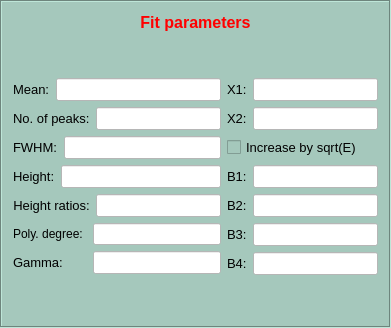
         <widget class="QFrame" name="frame_5">
          <property name="sizePolicy">
           <sizepolicy hsizetype="Preferred" vsizetype="Preferred">
            <horstretch>0</horstretch>
            <verstretch>0</verstretch>
           </sizepolicy>
          </property>
          <property name="maximumSize">
           <size>
            <width>16777215</width>
            <height>16777215</height>
           </size>
          </property>
          <property name="styleSheet">
           <string notr="true">background-color: rgb(165, 200, 188);</string>
          </property>
          <property name="frameShape">
           <enum>QFrame::Box</enum>
          </property>
          <property name="frameShadow">
           <enum>QFrame::Sunken</enum>
          </property>
          <layout class="QGridLayout" name="gridLayout_84">
           <item row="1" column="0">
            <spacer name="verticalSpacer_3">
             <property name="orientation">
              <enum>Qt::Vertical</enum>
             </property>
             <property name="sizeHint" stdset="0">
              <size>
               <width>20</width>
               <height>40</height>
              </size>
             </property>
            </spacer>
           </item>
           <item row="0" column="0">
            <layout class="QGridLayout" name="gridLayout_81">
             <item row="2" column="0">
              <layout class="QGridLayout" name="gridLayout_29">
               <item row="0" column="0">
                <layout class="QGridLayout" name="gridLayout_21">
                 <item row="0" column="0">
                  <widget class="QLabel" name="label_8">
                   <property name="font">
                    <font>
                     <pointsize>10</pointsize>
                    </font>
                   </property>
                   <property name="text">
                    <string>Mean:</string>
                   </property>
                  </widget>
                 </item>
                 <item row="0" column="1">
                  <widget class="QLineEdit" name="edit_mean">
                   <property name="font">
                    <font>
                     <pointsize>10</pointsize>
                    </font>
                   </property>
                   <property name="styleSheet">
                    <string notr="true">background-color: rgb(255, 255, 255);</string>
                   </property>
                  </widget>
                 </item>
                </layout>
               </item>
               <item row="5" column="1">
                <layout class="QGridLayout" name="gridLayout_16">
                 <item row="0" column="0">
                  <widget class="QLabel" name="label_14">
                   <property name="font">
                    <font>
                     <pointsize>10</pointsize>
                    </font>
                   </property>
                   <property name="text">
                    <string>B2:</string>
                   </property>
                  </widget>
                 </item>
                 <item row="0" column="1">
                  <widget class="QLineEdit" name="edit_B2">
                   <property name="font">
                    <font>
                     <pointsize>10</pointsize>
                    </font>
                   </property>
                   <property name="styleSheet">
                    <string notr="true">background-color: rgb(255, 255, 255);</string>
                   </property>
                  </widget>
                 </item>
                </layout>
               </item>
               <item row="2" column="0">
                <layout class="QGridLayout" name="gridLayout_22">
                 <item row="0" column="0">
                  <widget class="QLabel" name="label_9">
                   <property name="font">
                    <font>
                     <pointsize>10</pointsize>
                    </font>
                   </property>
                   <property name="text">
                    <string>FWHM:</string>
                   </property>
                  </widget>
                 </item>
                 <item row="0" column="1">
                  <widget class="QLineEdit" name="edit_fwhm">
                   <property name="font">
                    <font>
                     <pointsize>10</pointsize>
                    </font>
                   </property>
                   <property name="styleSheet">
                    <string notr="true">background-color: rgb(255, 255, 255);</string>
                   </property>
                  </widget>
                 </item>
                </layout>
               </item>
               <item row="4" column="0">
                <layout class="QGridLayout" name="gridLayout_24">
                 <item row="0" column="0">
                  <widget class="QLabel" name="label_11">
                   <property name="font">
                    <font>
                     <pointsize>10</pointsize>
                    </font>
                   </property>
                   <property name="text">
                    <string>Height:</string>
                   </property>
                  </widget>
                 </item>
                 <item row="0" column="1">
                  <widget class="QLineEdit" name="edit_height">
                   <property name="font">
                    <font>
                     <pointsize>10</pointsize>
                    </font>
                   </property>
                   <property name="styleSheet">
                    <string notr="true">background-color: rgb(255, 255, 255);</string>
                   </property>
                  </widget>
                 </item>
                </layout>
               </item>
               <item row="4" column="1">
                <layout class="QGridLayout" name="gridLayout_15">
                 <item row="0" column="0">
                  <widget class="QLabel" name="label_13">
                   <property name="font">
                    <font>
                     <pointsize>10</pointsize>
                    </font>
                   </property>
                   <property name="text">
                    <string>B1:</string>
                   </property>
                  </widget>
                 </item>
                 <item row="0" column="1">
                  <widget class="QLineEdit" name="edit_B1">
                   <property name="font">
                    <font>
                     <pointsize>10</pointsize>
                    </font>
                   </property>
                   <property name="styleSheet">
                    <string notr="true">background-color: rgb(255, 255, 255);</string>
                   </property>
                  </widget>
                 </item>
                </layout>
               </item>
               <item row="5" column="0">
                <layout class="QGridLayout" name="gridLayout_25">
                 <item row="0" column="0">
                  <widget class="QLabel" name="label_12">
                   <property name="font">
                    <font>
                     <pointsize>10</pointsize>
                    </font>
                   </property>
                   <property name="text">
                    <string>&lt;html&gt;&lt;head/&gt;&lt;body&gt;&lt;p&gt;Height ratios:&lt;/p&gt;&lt;/body&gt;&lt;/html&gt;</string>
                   </property>
                   <property name="alignment">
                    <set>Qt::AlignCenter</set>
                   </property>
                  </widget>
                 </item>
                 <item row="0" column="1">
                  <widget class="QLineEdit" name="edit_height_ratios">
                   <property name="font">
                    <font>
                     <pointsize>10</pointsize>
                    </font>
                   </property>
                   <property name="styleSheet">
                    <string notr="true">background-color: rgb(255, 255, 255);</string>
                   </property>
                  </widget>
                 </item>
                </layout>
               </item>
               <item row="0" column="1">
                <layout class="QGridLayout" name="gridLayout_13">
                 <item row="0" column="0">
                  <widget class="QLabel" name="label_6">
                   <property name="font">
                    <font>
                     <pointsize>10</pointsize>
                    </font>
                   </property>
                   <property name="text">
                    <string>X1:</string>
                   </property>
                  </widget>
                 </item>
                 <item row="0" column="1">
                  <widget class="QLineEdit" name="edit_x1">
                   <property name="enabled">
                    <bool>true</bool>
                   </property>
                   <property name="font">
                    <font>
                     <pointsize>10</pointsize>
                    </font>
                   </property>
                   <property name="styleSheet">
                    <string notr="true">background-color: rgb(255, 255, 255);</string>
                   </property>
                  </widget>
                 </item>
                </layout>
               </item>
               <item row="1" column="0">
                <layout class="QGridLayout" name="gridLayout_23">
                 <item row="0" column="0">
                  <widget class="QLabel" name="label_10">
                   <property name="font">
                    <font>
                     <pointsize>10</pointsize>
                    </font>
                   </property>
                   <property name="text">
                    <string>No. of peaks:</string>
                   </property>
                  </widget>
                 </item>
                 <item row="0" column="1">
                  <widget class="QLineEdit" name="edit_no_peaks">
                   <property name="font">
                    <font>
                     <pointsize>10</pointsize>
                    </font>
                   </property>
                   <property name="styleSheet">
                    <string notr="true">background-color: rgb(255, 255, 255);</string>
                   </property>
                  </widget>
                 </item>
                </layout>
               </item>
               <item row="6" column="0">
                <layout class="QGridLayout" name="gridLayout_26">
                 <item row="1" column="1">
                  <widget class="QLineEdit" name="edit_gamma">
                   <property name="font">
                    <font>
                     <pointsize>10</pointsize>
                    </font>
                   </property>
                   <property name="styleSheet">
                    <string notr="true">background-color: rgb(255, 255, 255);</string>
                   </property>
                  </widget>
                 </item>
                 <item row="1" column="0">
                  <widget class="QLabel" name="label_19">
                   <property name="font">
                    <font>
                     <pointsize>10</pointsize>
                    </font>
                   </property>
                   <property name="text">
                    <string>Gamma:</string>
                   </property>
                  </widget>
                 </item>
                 <item row="0" column="0">
                  <widget class="QLabel" name="label_21">
                   <property name="text">
                    <string>Poly. degree: </string>
                   </property>
                  </widget>
                 </item>
                 <item row="0" column="1">
                  <widget class="QLineEdit" name="lineEdit_2">
                   <property name="styleSheet">
                    <string notr="true">background-color: rgb(255, 255, 255);</string>
                   </property>
                  </widget>
                 </item>
                </layout>
               </item>
               <item row="1" column="1">
                <layout class="QGridLayout" name="gridLayout_14">
                 <item row="0" column="1">
                  <widget class="QLineEdit" name="edit_x2">
                   <property name="font">
                    <font>
                     <pointsize>10</pointsize>
                    </font>
                   </property>
                   <property name="styleSheet">
                    <string notr="true">background-color: rgb(255, 255, 255);</string>
                   </property>
                  </widget>
                 </item>
                 <item row="0" column="0">
                  <widget class="QLabel" name="label_7">
                   <property name="font">
                    <font>
                     <pointsize>10</pointsize>
                    </font>
                   </property>
                   <property name="text">
                    <string>X2:</string>
                   </property>
                  </widget>
                 </item>
                </layout>
               </item>
               <item row="2" column="1">
                <widget class="QCheckBox" name="checkBox_sqrt_E">
                 <property name="font">
                  <font>
                   <pointsize>10</pointsize>
                  </font>
                 </property>
                 <property name="text">
                  <string>Increase by sqrt(E)</string>
                 </property>
                </widget>
               </item>
               <item row="6" column="1">
                <layout class="QGridLayout" name="gridLayout_17">
                 <item row="0" column="0">
                  <widget class="QLabel" name="label_15">
                   <property name="font">
                    <font>
                     <pointsize>10</pointsize>
                    </font>
                   </property>
                   <property name="text">
                    <string>B3:</string>
                   </property>
                  </widget>
                 </item>
                 <item row="0" column="1">
                  <widget class="QLineEdit" name="edit_B3">
                   <property name="font">
                    <font>
                     <pointsize>10</pointsize>
                    </font>
                   </property>
                   <property name="styleSheet">
                    <string notr="true">background-color: rgb(255, 255, 255);</string>
                   </property>
                  </widget>
                 </item>
                 <item row="1" column="0" colspan="2">
                  <layout class="QGridLayout" name="gridLayout_18">
                   <item row="0" column="0">
                    <widget class="QLabel" name="label_16">
                     <property name="font">
                      <font>
                       <pointsize>10</pointsize>
                      </font>
                     </property>
                     <property name="text">
                      <string>B4:</string>
                     </property>
                    </widget>
                   </item>
                   <item row="0" column="1">
                    <widget class="QLineEdit" name="edit_B4">
                     <property name="font">
                      <font>
                       <pointsize>10</pointsize>
                      </font>
                     </property>
                     <property name="styleSheet">
                      <string notr="true">background-color: rgb(255, 255, 255);</string>
                     </property>
                    </widget>
                   </item>
                  </layout>
                 </item>
                </layout>
               </item>
              </layout>
             </item>
             <item row="0" column="0">
              <widget class="QLabel" name="label_2">
               <property name="frameShadow">
                <enum>QFrame::Sunken</enum>
               </property>
               <property name="text">
                <string>&lt;html&gt;&lt;head/&gt;&lt;body&gt;&lt;p&gt;&lt;span style=&quot; font-size:12pt; font-weight:600; color:#ff0000;&quot;&gt;Fit parameters&lt;/span&gt;&lt;/p&gt;&lt;/body&gt;&lt;/html&gt;</string>
               </property>
               <property name="alignment">
                <set>Qt::AlignCenter</set>
               </property>
              </widget>
             </item>
             <item row="1" column="0">
              <spacer name="verticalSpacer_2">
               <property name="orientation">
                <enum>Qt::Vertical</enum>
               </property>
               <property name="sizeHint" stdset="0">
                <size>
                 <width>20</width>
                 <height>40</height>
                </size>
               </property>
              </spacer>
             </item>
            </layout>
           </item>
          </layout>
         </widget>
